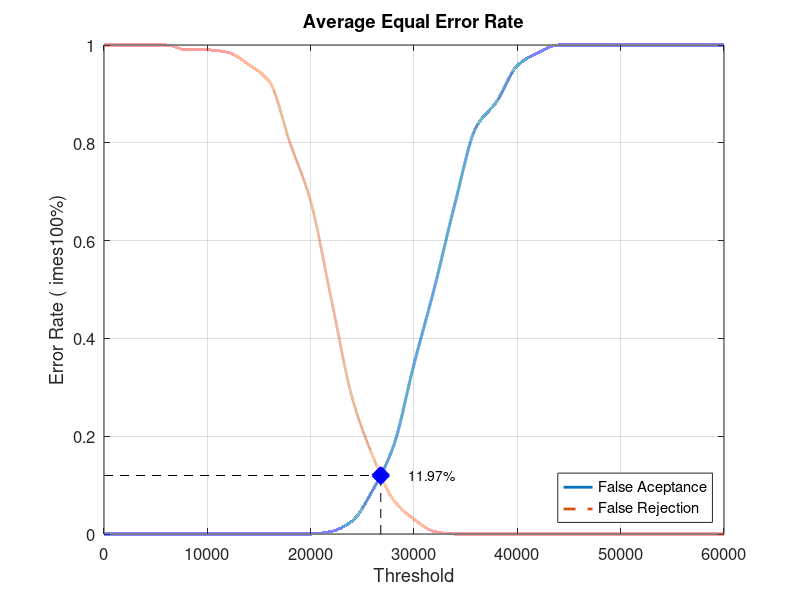
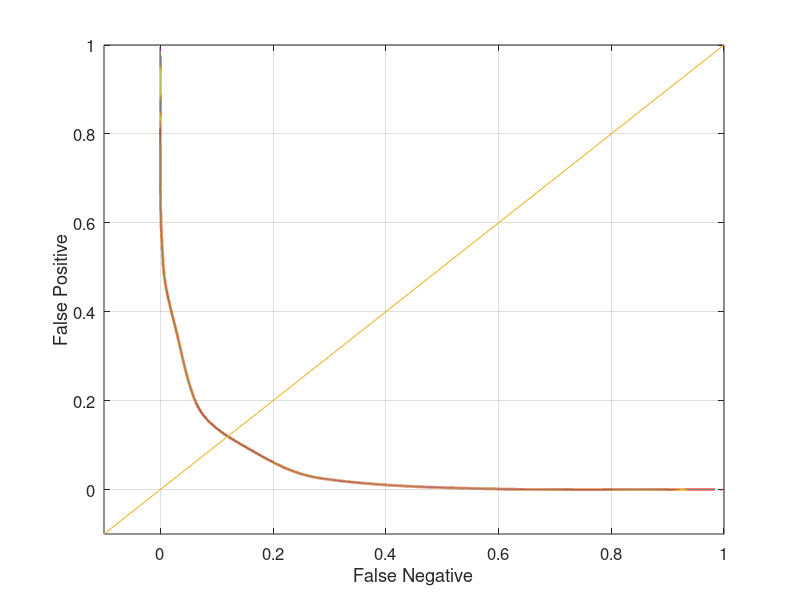

These charts were generated, in order, by the following MATLAB code:
close all;
clear;
clc;
x = 0:2000:60000;
xq = 0:0.5:60000;

y0 = [0 0 0 0 0 0 0 0 0 0 0 0.00526316 0.0263158 0.0894737 0.178947 0.347368 0.505263 0.678947 0.831579 0.884211 0.957895 0.984211 1 1 1 1 1 1 1 1 1]
yy0 = interp1(x, y0, xq, 'pchip');
y1 = [1 1 1 1 0.99 0.99 0.985 0.96 0.925 0.8 0.68 0.48 0.28 0.16 0.07 0.03 0.005 0 0 0 0 0 0 0 0 0 0 0 0 0 0]
yy1 = interp1(x, y1, xq, 'pchip');

% Calculating EER: 
y2 = abs(y0 - y1);
find(y2 == min(y2))
yy2 = abs(yy0 - yy1);
xEER = find(yy2 == min(yy2));
xEERIndex = xq(xEER) % X-axis EER
yEER = yy0(xEER) % Y-axis EER

main = figure
plot(xq, yy0,'-','LineWidth', 2);	hold on
plot(xq, yy1,'--','LineWidth', 2);	hold on
plot([xEERIndex xEERIndex], [0 yEER], 'k--');	hold on
plot([0 xEERIndex], [yEER yEER], 'k--');	hold on
plot(xEERIndex, yEER, 'bx', 'LineWidth', 10);	hold on
text(xEERIndex + 10 * xEERIndex / 100, yEER, [num2str(round((10000 * yEER)) / 100) '%'])
legend('False Aceptance', 'False Rejection', 'Location', 'SouthEast')
xlabel('Threshold')
ylabel('Error Rate (	imes100%)')
title('Average Equal Error Rate')
set(gca, 'FontSize', 12)
axis([0 60000 0 1])
grid on

print(main, 'Database2_3Main', '-dpng');
FNRxFPR = figure('Color', [1 1 1]);
plot(yy1, yy0, '-', yy1, yy0, 'LineWidth', 2);
hold on
y = -0.1:0.1:1
plot(y, y); 
set(gca, 'FontSize', 12)
xlabel('False Negative')
ylabel('False Positive')
axis([-0.1 1 -0.1 1])
set(gca, 'FontSize', 12)
grid on

print(FNRxFPR, 'Database2_3FNRxFPR','-dpng');
